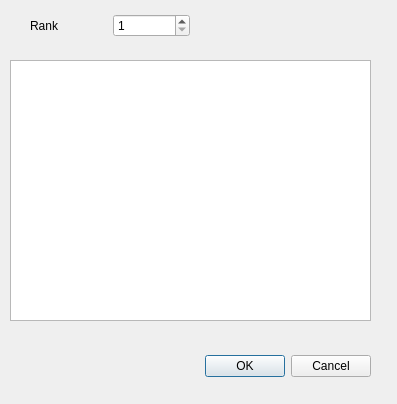
<?xml version="1.0" encoding="UTF-8"?>
<ui version="4.0">
 <class>SelectUniqueRankedAbilityDialog</class>
 <widget class="QDialog" name="SelectUniqueRankedAbilityDialog">
  <property name="geometry">
   <rect>
    <x>0</x>
    <y>0</y>
    <width>397</width>
    <height>404</height>
   </rect>
  </property>
  <property name="windowTitle">
   <string>Dialog</string>
  </property>
  <widget class="QDialogButtonBox" name="buttonBox">
   <property name="geometry">
    <rect>
     <x>190</x>
     <y>350</y>
     <width>181</width>
     <height>32</height>
    </rect>
   </property>
   <property name="orientation">
    <enum>Qt::Orientation::Horizontal</enum>
   </property>
   <property name="standardButtons">
    <set>QDialogButtonBox::StandardButton::Cancel|QDialogButtonBox::StandardButton::Ok</set>
   </property>
  </widget>
  <widget class="AbilityListWidget" name="abilityListWidget">
   <property name="geometry">
    <rect>
     <x>10</x>
     <y>60</y>
     <width>361</width>
     <height>261</height>
    </rect>
   </property>
  </widget>
  <widget class="QWidget" name="horizontalLayoutWidget">
   <property name="geometry">
    <rect>
     <x>30</x>
     <y>10</y>
     <width>160</width>
     <height>31</height>
    </rect>
   </property>
   <layout class="QHBoxLayout" name="horizontalLayout">
    <item>
     <widget class="QLabel" name="label">
      <property name="text">
       <string>Rank</string>
      </property>
     </widget>
    </item>
    <item>
     <widget class="QSpinBox" name="rankSpinBox">
      <property name="minimum">
       <number>1</number>
      </property>
      <property name="maximum">
       <number>6</number>
      </property>
     </widget>
    </item>
   </layout>
  </widget>
 </widget>
 <customwidgets>
  <customwidget>
   <class>AbilityListWidget</class>
   <extends>QListWidget</extends>
   <header>qt.ability_widgets</header>
  </customwidget>
 </customwidgets>
 <resources/>
 <connections>
  <connection>
   <sender>buttonBox</sender>
   <signal>accepted()</signal>
   <receiver>SelectUniqueRankedAbilityDialog</receiver>
   <slot>accept()</slot>
   <hints>
    <hint type="sourcelabel">
     <x>248</x>
     <y>254</y>
    </hint>
    <hint type="destinationlabel">
     <x>157</x>
     <y>274</y>
    </hint>
   </hints>
  </connection>
  <connection>
   <sender>buttonBox</sender>
   <signal>rejected()</signal>
   <receiver>SelectUniqueRankedAbilityDialog</receiver>
   <slot>reject()</slot>
   <hints>
    <hint type="sourcelabel">
     <x>316</x>
     <y>260</y>
    </hint>
    <hint type="destinationlabel">
     <x>286</x>
     <y>274</y>
    </hint>
   </hints>
  </connection>
 </connections>
</ui>
